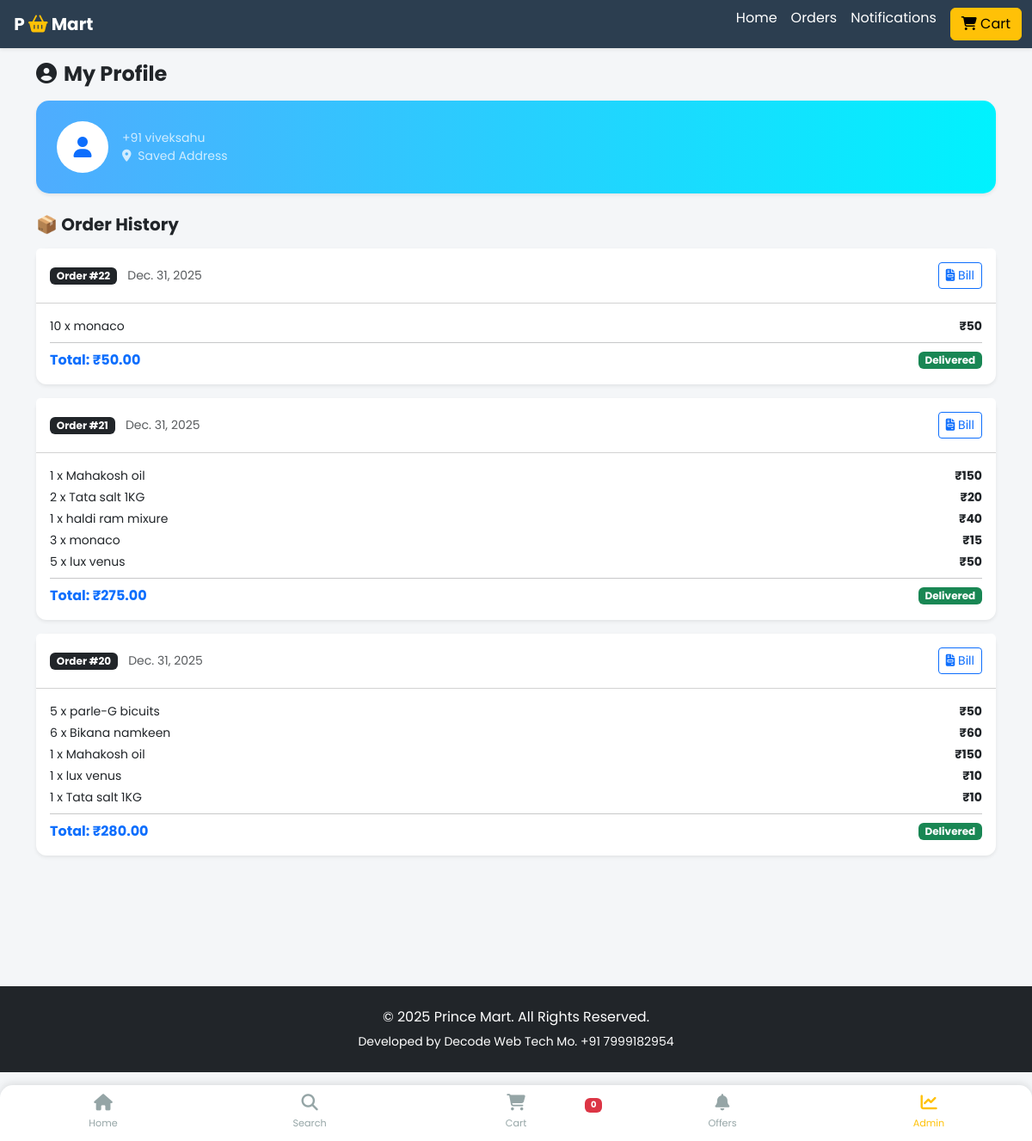
/my-orders/ (signed in), run on an earlier commit of the app's database.
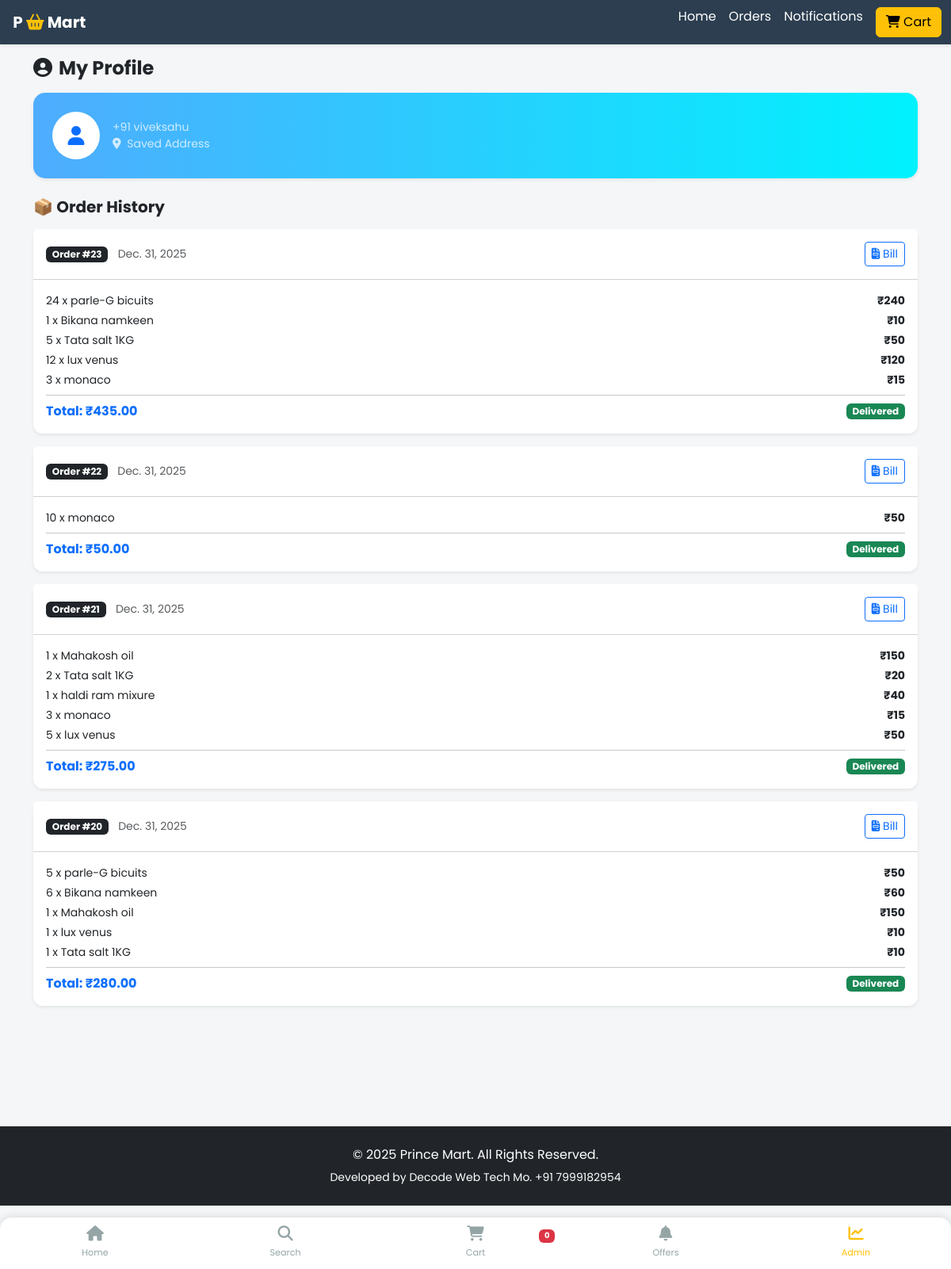
And on a later commit of the database.
### store/models.py (models this page shows, shortened)
class Order(models.Model):
    user = models.ForeignKey(User, on_delete=models.SET_NULL, null=True, blank=True)
    customer_name = models.CharField(max_length=50)
    customer_phone = models.CharField(max_length=15)
    customer_address = models.TextField(blank=True)
    date = models.DateField(default=datetime.datetime.today)
    total_amount = models.DecimalField(default=0, max_digits=10, decimal_places=2)
    status = models.BooleanField(default=False, help_text="Delivery Status")
    is_paid = models.BooleanField(default=False, help_text="Payment Status")
    DELIVERY_CHOICES = [
        ('Delivery', 'Home Delivery'),
        ('Pickup', 'Self Pickup (Dukaan se lenge)'),
    ]
    delivery_mode = models.CharField(max_length=20, choices=DELIVERY_CHOICES, default='Delivery')

class OrderItem(models.Model):
    order = models.ForeignKey(Order, on_delete=models.CASCADE)
    product = models.ForeignKey(Product, on_delete=models.CASCADE)
    quantity = models.IntegerField(default=1)
    price = models.DecimalField(max_digits=10, decimal_places=2)
    def get_cost(self):
        return self.price * self.quantity

class Product(models.Model):
    category = models.ForeignKey(Category, on_delete=models.CASCADE, default=1)
    name = models.CharField(max_length=100)
    description = models.TextField(default='', blank=True, null=True)
    market_price = models.DecimalField(default=0, max_digits=10, decimal_places=2, help_text="MRP (Kata hua rate)")
    total_sold = models.IntegerField(default=0, help_text="Ab tak kitne bike")
    cost_price = models.DecimalField(default=0, max_digits=10, decimal_places=2, help_text="Khareed Rate")
    selling_price = models.DecimalField(default=0, max_digits=10, decimal_places=2, help_text="Bechne ka Rate")
    stock_quantity = models.IntegerField(default=0, help_text="Stock me kitna hai")
    is_active = models.BooleanField(default=True)
    image = models.ImageField(upload_to='uploads/product/')
    UNIT_CHOICES = (
        ('kg', 'Kilogram'),
        ('ltr', 'Liter'),
        ('pcs', 'Pieces'),
        ('pkt', 'Packet'),
    )
    unit = models.CharField(max_length=10, choices=UNIT_CHOICES, default='pcs')

### store/views.py (the view, shortened to what this page needs)
# urls.py: path('my-orders/', views.my_orders, name='my_orders'),
def my_orders(request):
    customer_info = {}
    orders = []
    if request.user.is_authenticated:
        orders = Order.objects.filter(user=request.user).order_by('-id')
        customer_info = {
            'name': request.user.first_name + ' ' + request.user.last_name,
            'phone': request.user.username, # Agar username hi mobile no. hai
            'address': 'Saved Address'
        }
    context = {
        'orders': orders,
        'customer': customer_info
    }
    return render(request, 'my_orders.html', context)

### store/context_processors.py (called while the page is built)
def _cart_id(request):
    cart = request.session.session_key
    if not cart:
        cart = request.session.create()
    return cart

def cart_count(request):
    item_count = 0
    try:
        cart = Cart.objects.filter(cart_id=_cart_id(request))
        if cart.exists():
            cart_items = CartItem.objects.filter(cart=cart[0])
            for item in cart_items:
                item_count += item.quantity
    except Exception as e:
        item_count = 0
    return {'cart_count': item_count}

### templates/my_orders.html (shortened to what this page needs)
{% extends 'base.html' %}
{% block content %}
<div class="mb-4">
    <h4 class="fw-bold mb-3"><i class="fas fa-user-circle me-2"></i>My Profile</h4>
    <div class="card shadow-sm border-0 mb-4" style="border-radius: 15px; background: linear-gradient(to right, #4facfe 0%, #00f2fe 100%); color: white;">
        <div class="card-body p-4">
            <div class="d-flex align-items-center">
                <div class="bg-white text-primary rounded-circle d-flex align-items-center justify-content-center me-3" style="width: 60px; height: 60px; font-size: 24px;">
                    <i class="fas fa-user"></i>
                </div>
                <div>
                    <p class="mb-0 small opacity-75">+91 {{ customer.phone }}</p>
                    <p class="mb-0 small opacity-75"><i class="fas fa-map-marker-alt me-1"></i> {{ customer.address|default:"Address not found" }}</p>
                </div>
            </div>
        </div>
    </div>
    <h5 class="fw-bold mb-3">📦 Order History</h5>
    {% if orders %}
        {% for order in orders %}
        <div class="card mb-3 shadow-sm border-0" style="border-radius: 12px;">
            <div class="card-header bg-white d-flex justify-content-between align-items-center py-3">
                <div>
                    <span class="badge bg-dark">Order #{{ order.id }}</span>
                    <small class="text-muted ms-2">{{ order.date }}</small>
                </div>
                <a href="{% url 'order_invoice' order.id %}" class="btn btn-sm btn-outline-primary" title="Download Bill">
                    <i class="fas fa-file-invoice"></i> Bill
                </a>
            </div>
            <div class="card-body">
                <ul class="list-unstyled mb-0">
                    {% for item in order.orderitem_set.all %}
                    <li class="d-flex justify-content-between mb-1">
                        <small>{{ item.quantity }} x {{ item.product.name }}</small>
                        <small class="fw-bold">₹{{ item.get_cost|stringformat:".0f" }}</small>
                    </li>
                    {% endfor %}
                </ul>
                <hr class="my-2">
                <div class="d-flex justify-content-between align-items-center">
                    <span class="fw-bold text-primary">Total: ₹{{ order.total_amount }}</span>
                    {% if order.status %}
                        <span class="badge bg-success">Delivered</span>
                    {% else %}
                        <span class="badge bg-warning text-dark">On the Way</span>
                    {% endif %}
                </div>
            </div>
        </div>
        {% endfor %}
    {% else %}
        <div class="text-center py-5">
            <i class="fas fa-shopping-basket text-muted mb-3" style="font-size: 50px;"></i>
            <p>Abhi tak koi order nahi kiya.</p>
        </div>
    {% endif %}
</div>
<div style="height: 80px;"></div>
{% endblock %}

What changed in the data, as far as the page shows it:
added Order: id "23", date "Dec. 31, 2025", total_amount "435.00", status "Delivered"
added OrderItem: quantity "24", product.name "parle-G bicuits", get_cost "240", shown under "23"
added OrderItem: quantity "1", product.name "Bikana namkeen", get_cost "10", shown under "23"
added OrderItem: quantity "5", product.name "Tata salt 1KG", get_cost "50", shown under "23"
added OrderItem: quantity "12", product.name "lux venus", get_cost "120", shown under "23"
added OrderItem: quantity "3", product.name "monaco", get_cost "15", shown under "23"
